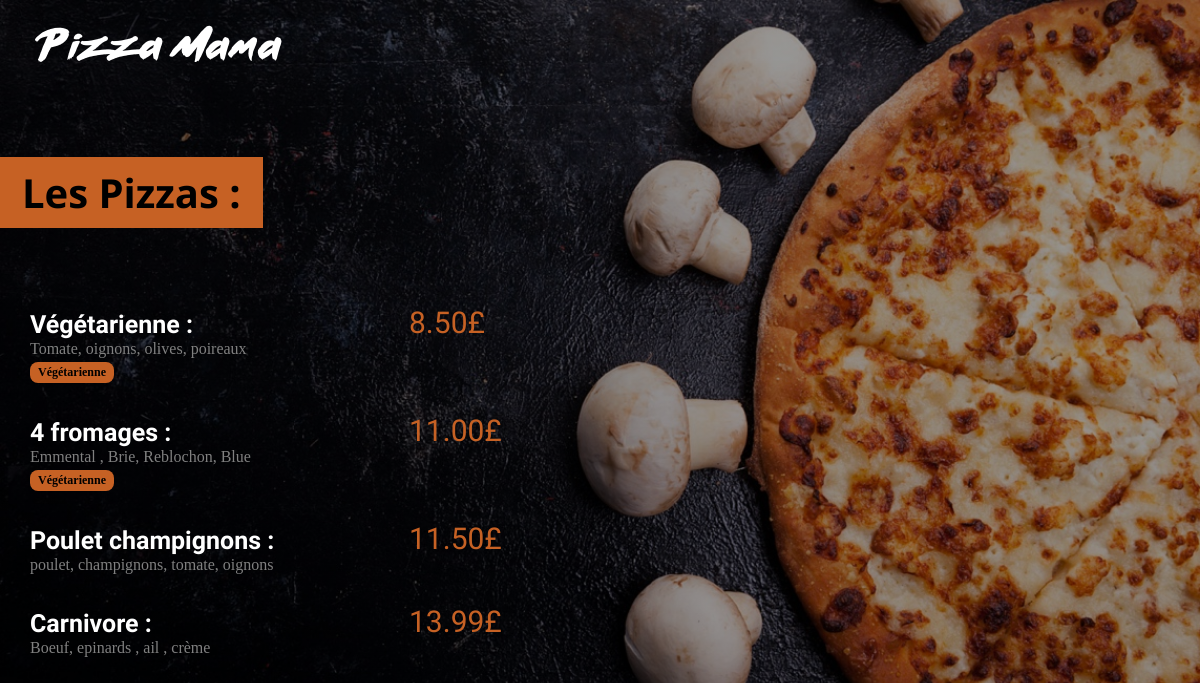
The app's page /menu/ with its own data.
### menu/models.py (models this page shows, shortened)
class Pizza(models.Model):
    nom = models.CharField(max_length=200)
    ingredients = models.CharField(max_length=400)
    prix = models.FloatField(default=0)
    vegetarienne = models.BooleanField(default=False)

### menu/views.py (the view)
# urls.py: path('', MenuPage.as_view(), name='index',),
class MenuPage(ListView):
    model = Pizza
    name = 'index'
    template_name = "index.html"
    context_object_name = 'pizzas'
    ordering = 'prix'

### templates/index.html (shortened to what this page needs)
{% load static %}
<html lang="en">
<head>
    <link rel="stylesheet" href="{% static 'menu/style.css' %}">
</head>
<body>
    <a href="{% url 'main:index' %}"><img id="small_logo" src="{% static 'menu/images/small_logo.png' %}" alt=""></a>
    <div class="menu_title">
        <h1>Les Pizzas :</h1>
    </div>
    <div class="menu_list">
          {% for pizza in pizzas %}
                <div class="menu_list_item">
                    <span class="pizza_nom">{{pizza.nom}} : </span>
                     <span class="pizza_prix">{{pizza.prix | floatformat:2}}£</span>
                    <span class="pizza_ingredients">{{pizza.ingredients}}</span>
                    {% if pizza.vegetarienne  %}
                        <span class="badge">Végétarienne</span>
                    {% endif %}
                </div>
          {% endfor %}
    </div>
</body>
</html>

### menu/static/menu/style.css (style rules this page uses)
body { background : linear-gradient(0deg, rgba(0, 0, 0, 0.4), rgba(0, 0, 0, 0.4)) , url("images/menu_background.jpg") no-repeat center center fixed; -webkit-background-size: cover; -moz-background-size: cover; -o-background-size: cover; background-size: cover; margin : 0; color: white; }
#small_logo { margin-top: 25px ; margin-left: 35px; }
h1 { background-color: #c66124; display: inline-block; margin-top: 50px ; font-family: 'Open Sans', sans-serif; font-size: 40px; padding: 8px 22px; color: black ; }
.menu_title { margin-top:45px ; margin-bottom:50px ; }
.menu_list { margin-left: 30px; }
.menu_list_item { margin: 30px 0px; }
.pizza_nom { font-size: 25px; font-weight: bold; font-family: 'Barlow Condensed', sans-serif; display: inline-block; width : 350px ; }
.pizza_prix { font-size: 30px; color:#c66124 ; width:60px; margin-left: 25px; font-family: 'Average', serif; text-align: right; display: inline-block; }
.pizza_ingredients { display: block; color: gray; width :320px ; }
.badge { display: inline-block; background-color: #c66124; color: black; font-size: 12px; padding: 3px 8px; margin-top: 4px; border-radius: 8px ; font-weight: bold; }

### records on screen
Pizza: nom "Végétarienne", prix "8.50", ingredients "Tomate, oignons, olives, poireaux", vegetarienne "Végétarienne"
Pizza: nom "4 fromages", prix "11.00", ingredients "Emmental , Brie, Reblochon, Blue", vegetarienne "Végétarienne"
Pizza: nom "Poulet champignons", prix "11.50", ingredients "poulet, champignons, tomate, oignons"
Pizza: nom "Carnivore", prix "13.99", ingredients "Boeuf, epinards , ail , crème"
